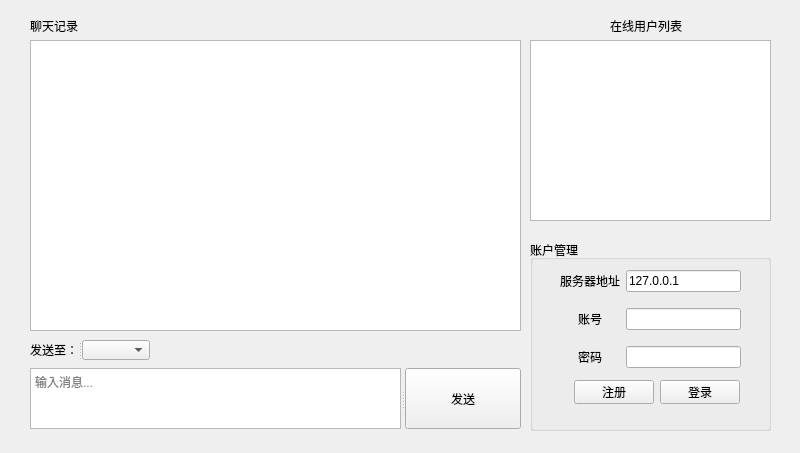
<?xml version="1.0" encoding="UTF-8"?>
<ui version="4.0">
 <class>MainWindow</class>
 <widget class="QMainWindow" name="MainWindow">
  <property name="geometry">
   <rect>
    <x>0</x>
    <y>0</y>
    <width>800</width>
    <height>453</height>
   </rect>
  </property>
  <property name="windowTitle">
   <string>聊天客户端</string>
  </property>
  <widget class="QWidget" name="centralwidget">
   <widget class="QTextEdit" name="chatHistory">
    <property name="geometry">
     <rect>
      <x>30</x>
      <y>40</y>
      <width>491</width>
      <height>291</height>
     </rect>
    </property>
    <property name="readOnly">
     <bool>true</bool>
    </property>
   </widget>
   <widget class="QLabel" name="label_4">
    <property name="geometry">
     <rect>
      <x>30</x>
      <y>10</y>
      <width>61</width>
      <height>31</height>
     </rect>
    </property>
    <property name="text">
     <string>聊天记录</string>
    </property>
   </widget>
   <widget class="QListWidget" name="onlineUsersList">
    <property name="geometry">
     <rect>
      <x>530</x>
      <y>40</y>
      <width>241</width>
      <height>181</height>
     </rect>
    </property>
   </widget>
   <widget class="QGroupBox" name="groupBox">
    <property name="geometry">
     <rect>
      <x>530</x>
      <y>240</y>
      <width>241</width>
      <height>191</height>
     </rect>
    </property>
    <property name="title">
     <string>账户管理</string>
    </property>
    <widget class="QWidget" name="">
     <property name="geometry">
      <rect>
       <x>30</x>
       <y>20</y>
       <width>181</width>
       <height>121</height>
      </rect>
     </property>
     <layout class="QGridLayout" name="gridLayout">
      <item row="0" column="1">
       <widget class="QLineEdit" name="serverAddress">
        <property name="text">
         <string>127.0.0.1</string>
        </property>
       </widget>
      </item>
      <item row="0" column="0">
       <widget class="QLabel" name="label_3">
        <property name="text">
         <string>服务器地址</string>
        </property>
       </widget>
      </item>
      <item row="2" column="1">
       <widget class="QLineEdit" name="passWord"/>
      </item>
      <item row="1" column="0">
       <widget class="QLabel" name="label">
        <property name="text">
         <string>账号</string>
        </property>
        <property name="alignment">
         <set>Qt::AlignCenter</set>
        </property>
       </widget>
      </item>
      <item row="2" column="0">
       <widget class="QLabel" name="label_2">
        <property name="text">
         <string>密码</string>
        </property>
        <property name="alignment">
         <set>Qt::AlignCenter</set>
        </property>
       </widget>
      </item>
      <item row="1" column="1">
       <widget class="QLineEdit" name="userName"/>
      </item>
     </layout>
    </widget>
    <widget class="QPushButton" name="loginButton">
     <property name="geometry">
      <rect>
       <x>130</x>
       <y>140</y>
       <width>80</width>
       <height>24</height>
      </rect>
     </property>
     <property name="text">
      <string>登录</string>
     </property>
    </widget>
    <widget class="QPushButton" name="registerButton">
     <property name="geometry">
      <rect>
       <x>44</x>
       <y>140</y>
       <width>80</width>
       <height>24</height>
      </rect>
     </property>
     <property name="text">
      <string>注册</string>
     </property>
    </widget>
   </widget>
   <widget class="QLabel" name="label_5">
    <property name="geometry">
     <rect>
      <x>610</x>
      <y>10</y>
      <width>81</width>
      <height>31</height>
     </rect>
    </property>
    <property name="text">
     <string>在线用户列表</string>
    </property>
   </widget>
   <widget class="QSplitter" name="splitter">
    <property name="geometry">
     <rect>
      <x>30</x>
      <y>368</y>
      <width>491</width>
      <height>61</height>
     </rect>
    </property>
    <property name="orientation">
     <enum>Qt::Horizontal</enum>
    </property>
    <widget class="QTextEdit" name="textInput">
     <property name="placeholderText">
      <string>输入消息...</string>
     </property>
    </widget>
    <widget class="QPushButton" name="send">
     <property name="text">
      <string>发送</string>
     </property>
    </widget>
   </widget>
   <widget class="QSplitter" name="splitter_2">
    <property name="geometry">
     <rect>
      <x>30</x>
      <y>340</y>
      <width>120</width>
      <height>20</height>
     </rect>
    </property>
    <property name="orientation">
     <enum>Qt::Horizontal</enum>
    </property>
    <widget class="QLabel" name="label_6">
     <property name="text">
      <string>发送至：</string>
     </property>
    </widget>
    <widget class="QComboBox" name="receiverComboBox"/>
   </widget>
   <zorder>groupBox</zorder>
   <zorder>textInput</zorder>
   <zorder>chatHistory</zorder>
   <zorder>send</zorder>
   <zorder>loginButton</zorder>
   <zorder>registerButton</zorder>
   <zorder>userName</zorder>
   <zorder>passWord</zorder>
   <zorder>label</zorder>
   <zorder>label_2</zorder>
   <zorder>label_3</zorder>
   <zorder>serverAddress</zorder>
   <zorder>label_4</zorder>
   <zorder>onlineUsersList</zorder>
   <zorder>label_5</zorder>
   <zorder>label_6</zorder>
   <zorder>receiverComboBox</zorder>
  </widget>
 </widget>
 <resources/>
 <connections/>
</ui>
